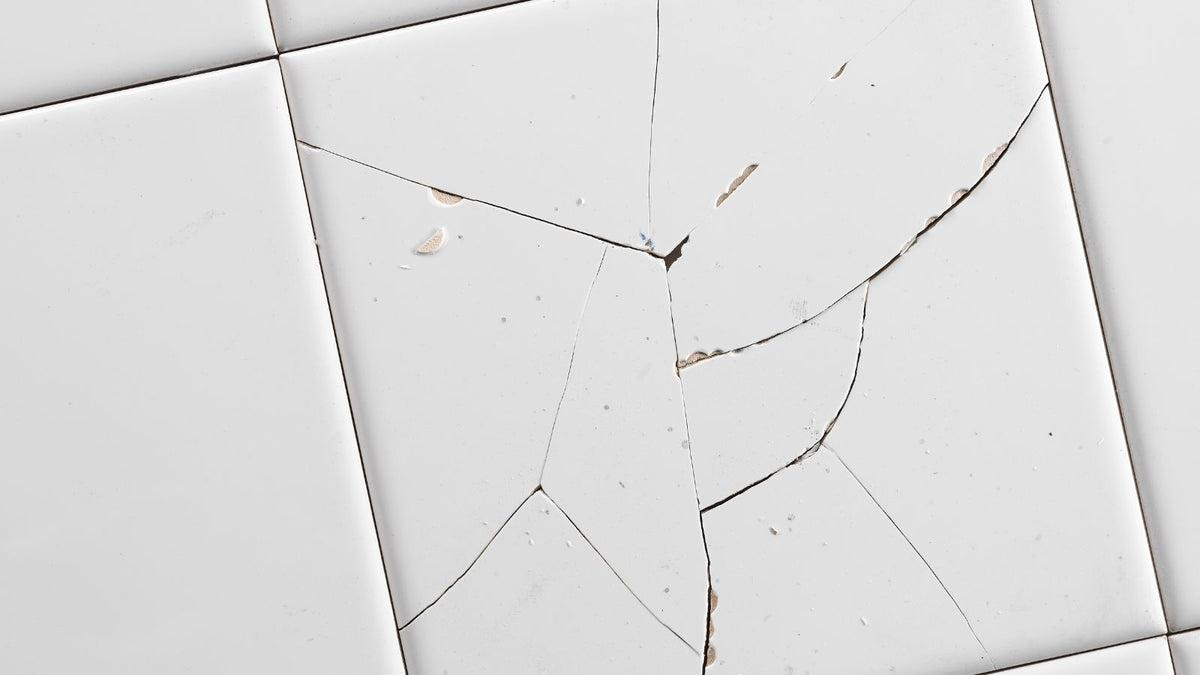
#> input picture MV_Prac4/images/scratch1.jpg, 1200 x 675 px, found by its file name
$ jupyter execute main.ipynb
#> lines starting #> are read from the running program, lines starting #| are printed output that depends on the picture; after the words box and inside, x2 and y2 are one past the last pixel; in counts of white or black regions, pixels touching at a corner belong together
### Step 1: Import Libraries and Load Image

First, we'll import the necessary libraries, `cv2` for image processing and `numpy` for numerical operations. Then, we'll load an image. You'll need to replace `'path/to/your/metal_surface_image.jpg'` with the actual path to your image file.

[cell 1]
import cv2
import numpy as np
from google.colab.patches import cv2_imshow
from google.colab import files

print("Upload an image")
uploaded = files.upload()
#> the answer given: scratch1.jpg

filename = list(uploaded.keys())[0]

image = cv2.imread(filename)
#> image is the input picture: shape (675, 1200, 3); mean B, G, R 220.9, 221, 221.2

if image is None:
    raise Exception("Unable to read image.")

# Resize if image is too large
max_width = 900
if image.shape[1] > max_width:
    ratio = max_width / image.shape[1]
#> ratio = 0.75
    image = cv2.resize(
        image,
        (int(image.shape[1]*ratio), int(image.shape[0]*ratio))
    )
#> image: shape (506, 900, 3)

print("Original Image")
cv2_imshow(image)

### Step 2: Grayscale Conversion and Noise Reduction

Many image processing techniques work best on grayscale images. We'll convert the loaded image to grayscale. Then, we'll apply a Gaussian blur to reduce noise, which can interfere with subsequent steps like edge detection.

[cell 2]
gray = cv2.cvtColor(image, cv2.COLOR_BGR2GRAY)

# Better denoising
gray = cv2.GaussianBlur(gray, (5,5), 0)

print("Grayscale")
cv2_imshow(gray)

### Step 3: Edge Detection (Canny)

Edge detection helps identify boundaries of objects or regions within an image. The Canny edge detector is a popular choice due to its effectiveness. We'll apply it to the blurred grayscale image.

[cell 3]
low = 50
high = 150

edges = cv2.Canny(gray, low, high)
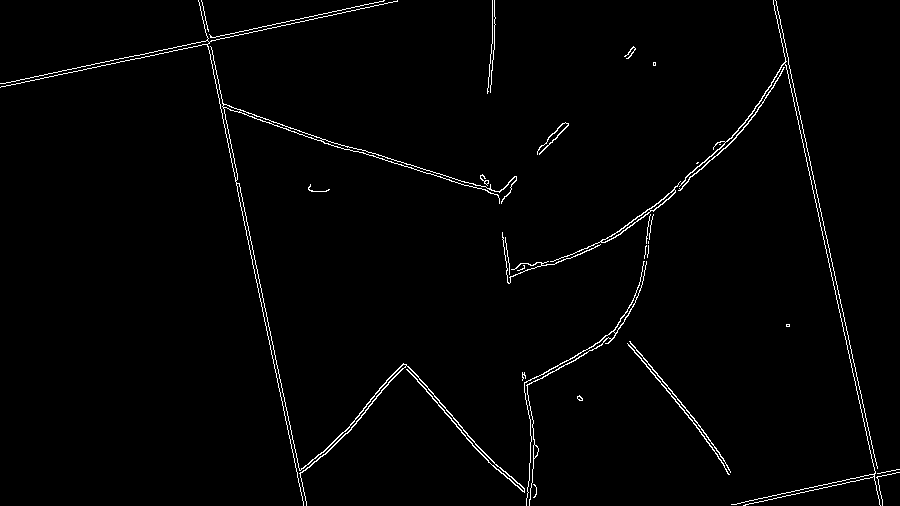
#> edges: shape (506, 900); 1.6% white in thin lines or dots

print("Edges")
cv2_imshow(edges)

### Step 4: Thresholding for Segmentation

Thresholding is used to segment an image into foreground and background, often used to isolate defects. Adaptive thresholding is useful as it calculates a threshold for small regions of the image, making it more robust to varying lighting conditions.

[cell 4]
thresh = cv2.adaptiveThreshold(
    gray,
    255,
    cv2.ADAPTIVE_THRESH_GAUSSIAN_C,
    cv2.THRESH_BINARY_INV,
    21,
    5
)
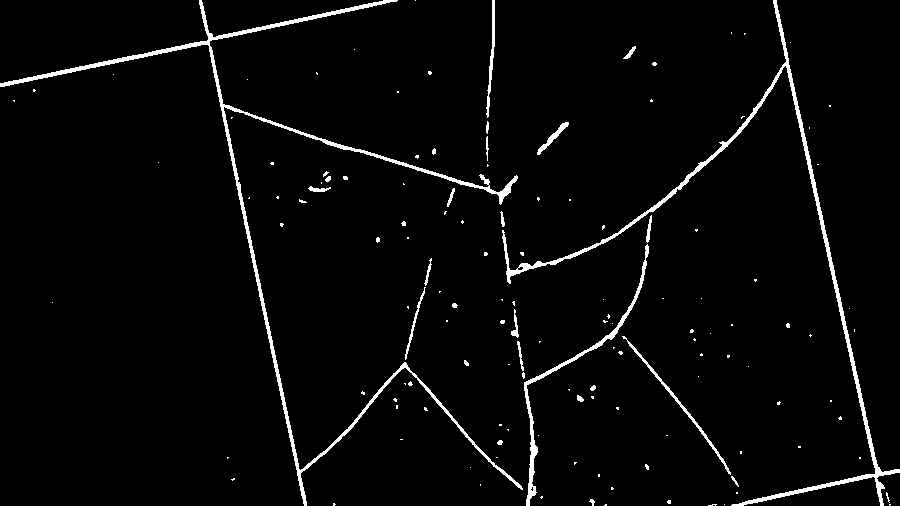
#> thresh: shape (506, 900); 3.1% white; 137 white regions (111 under 20 px), largest, box (x1, y1, x2, y2) and area: (0, 0, 523, 506) 5618, (502, 0, 900, 506) 4247, (524, 244, 649, 506) 1269

print("Threshold")
cv2_imshow(thresh)

### Step 5: Morphological Operations

Morphological operations like dilation and erosion are used to refine the shapes of objects in a binary image.

*   **Dilation**: Expands the white regions, helping to connect broken segments of a defect.
*   **Erosion**: Shrinks white regions, which can remove small noise or separate connected components.
*   **Opening (Erosion then Dilation)**: Useful for removing small objects (noise) from the foreground.
*   **Closing (Dilation then Erosion)**: Useful for closing small holes inside foreground objects or connecting nearby parts of the same object.

We'll apply a `closing` operation to fill small gaps in potential defects.

[cell 5]
kernel = np.ones((3,3), np.uint8)

opening = cv2.morphologyEx(thresh, cv2.MORPH_OPEN, kernel)
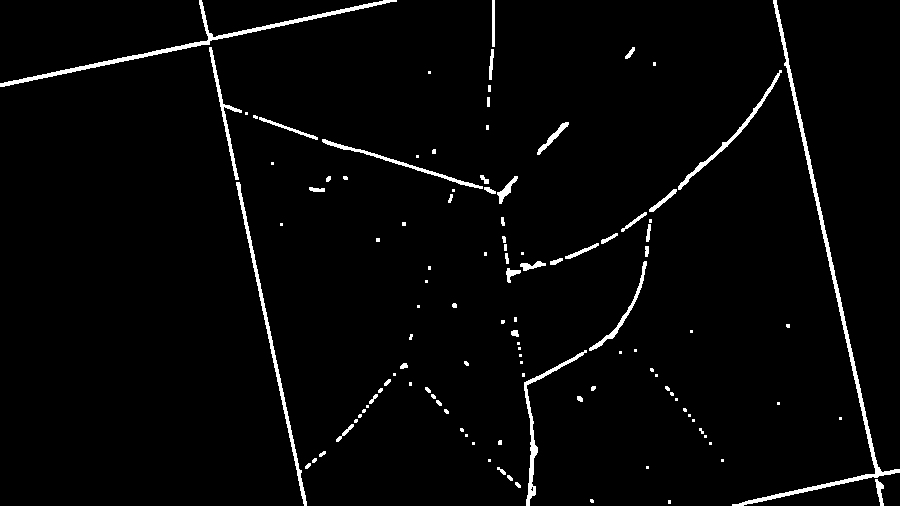
#> opening: shape (506, 900); 2.6% white; 114 white regions (64 under 20 px), largest, box (x1, y1, x2, y2) and area: (732, 0, 900, 506) 2581, (0, 0, 397, 87) 1785, (236, 182, 307, 506) 1193

closing = cv2.morphologyEx(opening, cv2.MORPH_CLOSE, kernel)
#> closing: shape (506, 900); 2.6% white; 97 white regions (59 under 20 px)

print("Morphology")
cv2_imshow(closing)

### Step 6: Contour Extraction and Visualization

Finally, we'll find contours in the processed image. Contours are curves joining all continuous points (along the boundary), having the same color or intensity. These contours can represent the outlines of the defects. We'll then draw these contours on the original image to visualize the detected defects.

[cell 6]
contours, _ = cv2.findContours(
    closing,
    cv2.RETR_EXTERNAL,
    cv2.CHAIN_APPROX_SIMPLE
)
#> contours = 97 contours, 72 with area under 20; largest, box (x1, y1, x2, y2) and area: (0, 0, 397, 506) 2607, (732, 0, 900, 506) 2046, (524, 261, 647, 506) 927, (322, 139, 518, 204) 604, (649, 70, 782, 212) 597

output = image.copy()

count = 0

for cnt in contours:

    area = cv2.contourArea(cnt)

    if area > 100:

        count += 1

        x,y,w,h = cv2.boundingRect(cnt)

        cv2.rectangle(output,(x,y),(x+w,y+h),(0,255,0),2)

        cv2.putText(
            output,
            f"{area:.0f}",
            (x,y-5),
            cv2.FONT_HERSHEY_SIMPLEX,
            0.5,
            (0,0,255),
            2
        )
#> this loop made 97 passes
#> (area, x, y, w, h) on passes 63, 64, 70, 84, 86, 87, 92, 95, 96, 97: (927, 524, 261, 123, 245), (183.5, 506, 261, 40, 22), (179, 550, 233, 68, 32), (604, 322, 139, 196, 65), (168, 537, 122, 32, 33), (145, 253, 115, 65, 25), (597, 649, 70, 133, 142), (2045.5, 732, 0, 168, 506), (162, 489, 0, 6, 80), (2607, 0, 0, 397, 506)
#> area on passes 5, 19, 32, 34, 41, 46: 21, 53, 20, 25, 20, 25.5
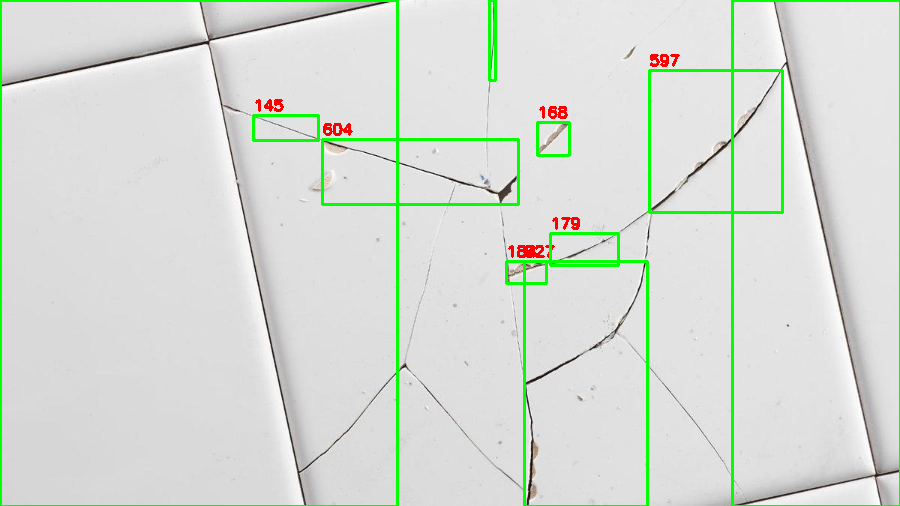
#> output: shape (506, 900, 3); mean B, G, R 213.4, 221.2, 214.6
#> after the loop, count = 10

cv2.putText(
    output,
    f"Scratches: {count}",
    (20,40),
    cv2.FONT_HERSHEY_SIMPLEX,
    1,
    (255,0,0),
    2
)
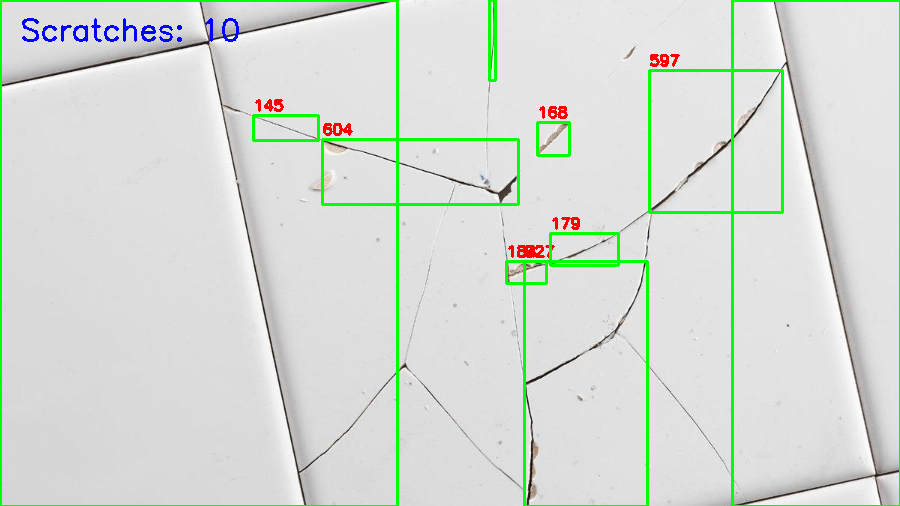
#> output: shape (506, 900, 3); 0.31% of pixels changed, all inside (x1, y1, x2, y2) = (22, 18, 239, 42)

print("Detected Objects")
cv2_imshow(output)
